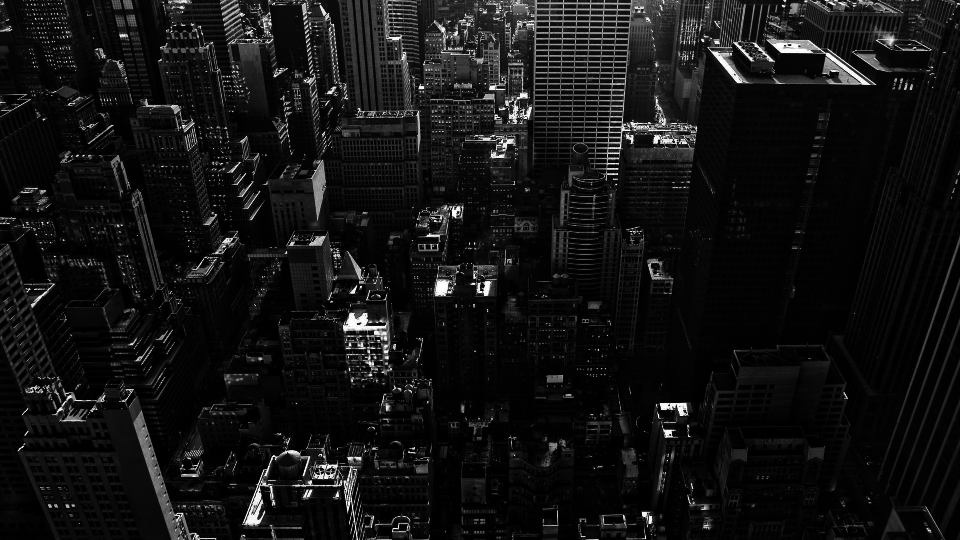
#> input picture conteudo_aula/Imgs/city_dark.tiff, 960 x 540 px
$ jupyter execute A2_equalizacao_histograma.ipynb
#> lines starting #> are read from the running program, lines starting #| are printed output that depends on the picture
[cell 1]
import numpy as np
import matplotlib.pyplot as plt

## Equalização de histograma

Seja $n_k$ o número de pixels na imagem possuindo o $k$-ésimo nível de intensidade (por exemplo, o primeiro nível com valor 0, o segundo com valor 1, e assim por diante), a transformação de equalização de histograma é dada por

\begin{equation}
s_k = T(k) = \frac{L-1}{MN}\sum_{j=0}^{k}n_j
\end{equation}
onde $s_k$ é o $k$-ésimo nível de intensidade após a transformação, $L$ o número de níveis de intensidade na imagem e $N$ e $M$ o número de linhas e colunas da imagem.

[cell 2]
def histogram_equalization(img):

  bins = range(0, 257)
  # Calcula quantos pixels possuem cada nível de intensidade
  hist, _ = np.histogram(img, bins)

  # Calcula a transformação para cada nível de intensidade
  mn = sum(hist) # num_cols * num_rows
  c = 255./mn # O valor de (L-1)/MN
  out_intesity = np.zeros(256)
  for k in range(256):
    soma = 0
    for j in range(0, k+1):
      soma += hist[j]
    out_intesity[k] = c * soma

  # Aplica a transformação
  img_eq = np.zeros(img.shape)
  num_rows, num_cols = img.shape
  for row in range(num_rows):
    for col in range(num_cols):
      img_eq[row, col] = out_intesity[img[row, col]]

  return img_eq

[cell 3]
img = plt.imread('Imgs/city_dark.tiff')
#> img is the input picture: shape (540, 960); min 0, max 255, mean 19.1

plt.figure(figsize = (36, 12))
plt.subplot(1, 2, 1) # linha de plots, colunas de plot, index do plot
plt.imshow(img, 'gray')
plt.subplot(1, 2, 2)
_ = plt.hist(img.flatten(), 50)
plt.xlabel('Intensity')
plt.ylabel('Number of pixels')
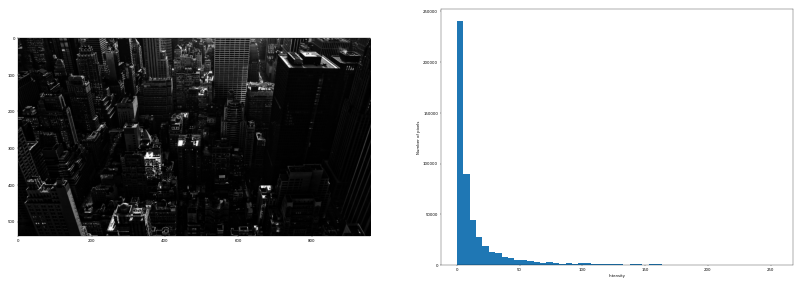
#> figure drawn by matplotlib, 2 panels; panel 2: tallest bar 240364 high, from x = 0 to 5.1

[cell 4]
img_eq = histogram_equalization(img)
#> in histogram_equalization, `hist, _ = np.histogram(img, bins)`: hist = 256 values, max 50034 at index 1, min 0 at index 70, mean 2025
#> in histogram_equalization, `mn = sum(hist)`: mn = 518400
#> in histogram_equalization, `c = 255./mn`: c = 0.000492
#> after the loop in histogram_equalization, `for k in range(256):`: out_intesity = 256 values from 13.68 to 255
#> after the loop in histogram_equalization, `for row in range(num_rows):`:
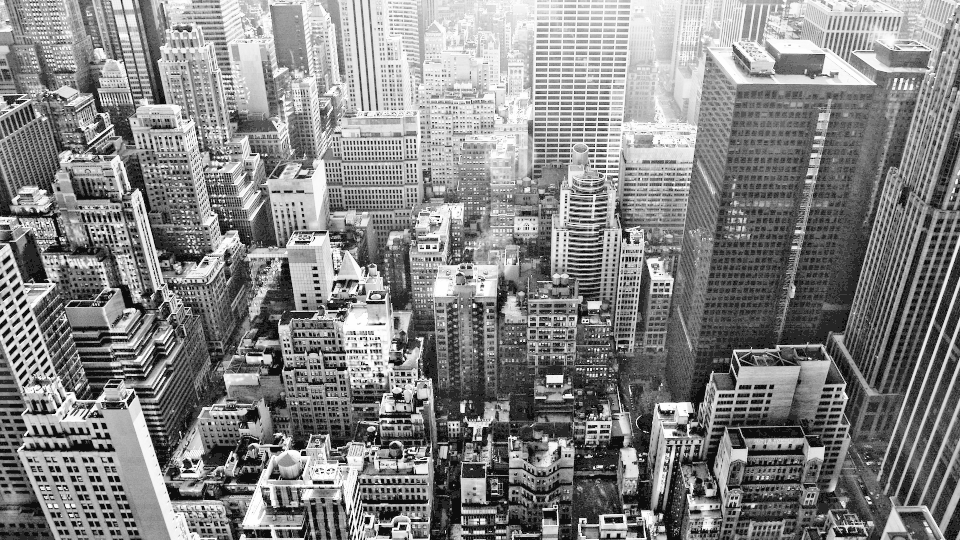
#> img_eq: shape (540, 960) float64; min 13.68, max 255, mean 133.5
plt.figure(figsize = (36, 12))
plt.subplot(1, 2, 1) # linha de plots, colunas de plot, index do plot
plt.imshow(img_eq, 'gray')
plt.subplot(1, 2, 2)
_ = plt.hist(img_eq.flatten(), 50)
plt.xlabel('Intensity')
plt.ylabel('Number of pixels')
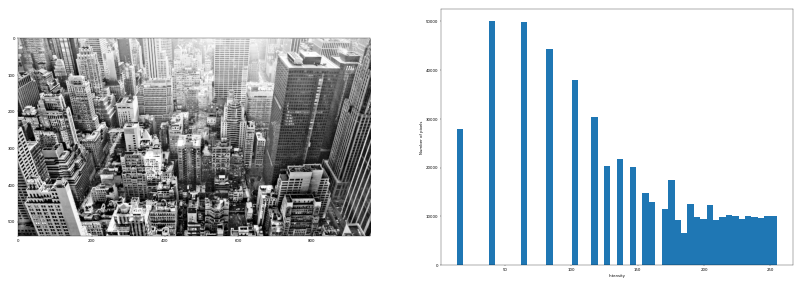
#> figure drawn by matplotlib, 2 panels; panel 2: tallest bar 50034 high, from x = 37.81 to 42.64
